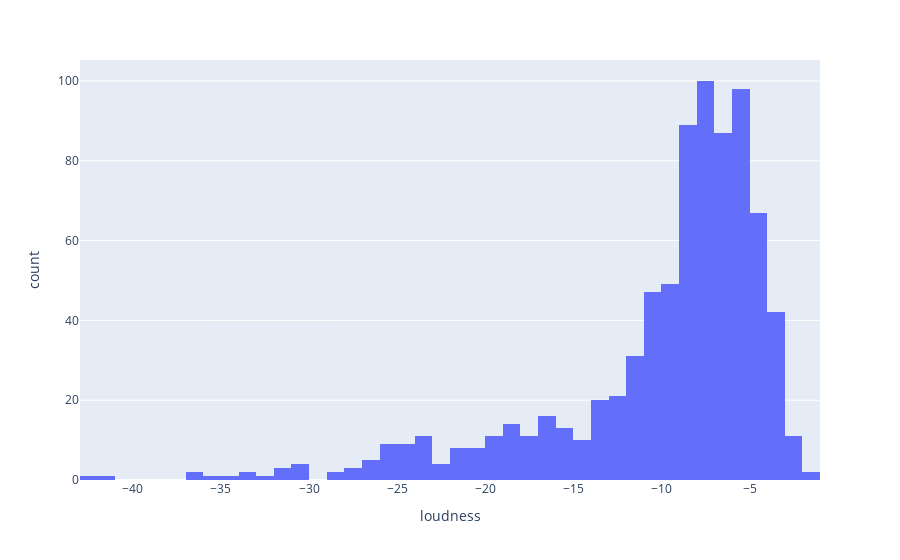

Notebook source saved alongside this figure:
### Code cell
px.histogram(df, x="loudness")

### Figure 1 — Plotly figure (JSON) as saved in the notebook; plotly's stock layout.template omitted (floating-point values rounded to 4 significant figures; data arrays with more than 128 entries replaced by an {"elided": "..."} marker saying what was removed)
{"data": [{"bingroup": "x", "hovertemplate": "loudness=%{x}<br>count=%{y}<extra></extra>", "legendgroup": "", "marker": {"color": "#636efa", "pattern": {"shape": ""}}, "name": "", "orientation": "v", "showlegend": false, "type": "histogram", "x": {"elided": "814 float values"}, "xaxis": "x", "yaxis": "y"}], "layout": {"barmode": "relative", "legend": {"tracegroupgap": 0}, "margin": {"t": 60}, "xaxis": {"anchor": "y", "domain": [0, 1], "title": {"text": "loudness"}}, "yaxis": {"anchor": "x", "domain": [0, 1], "title": {"text": "count"}}}}
